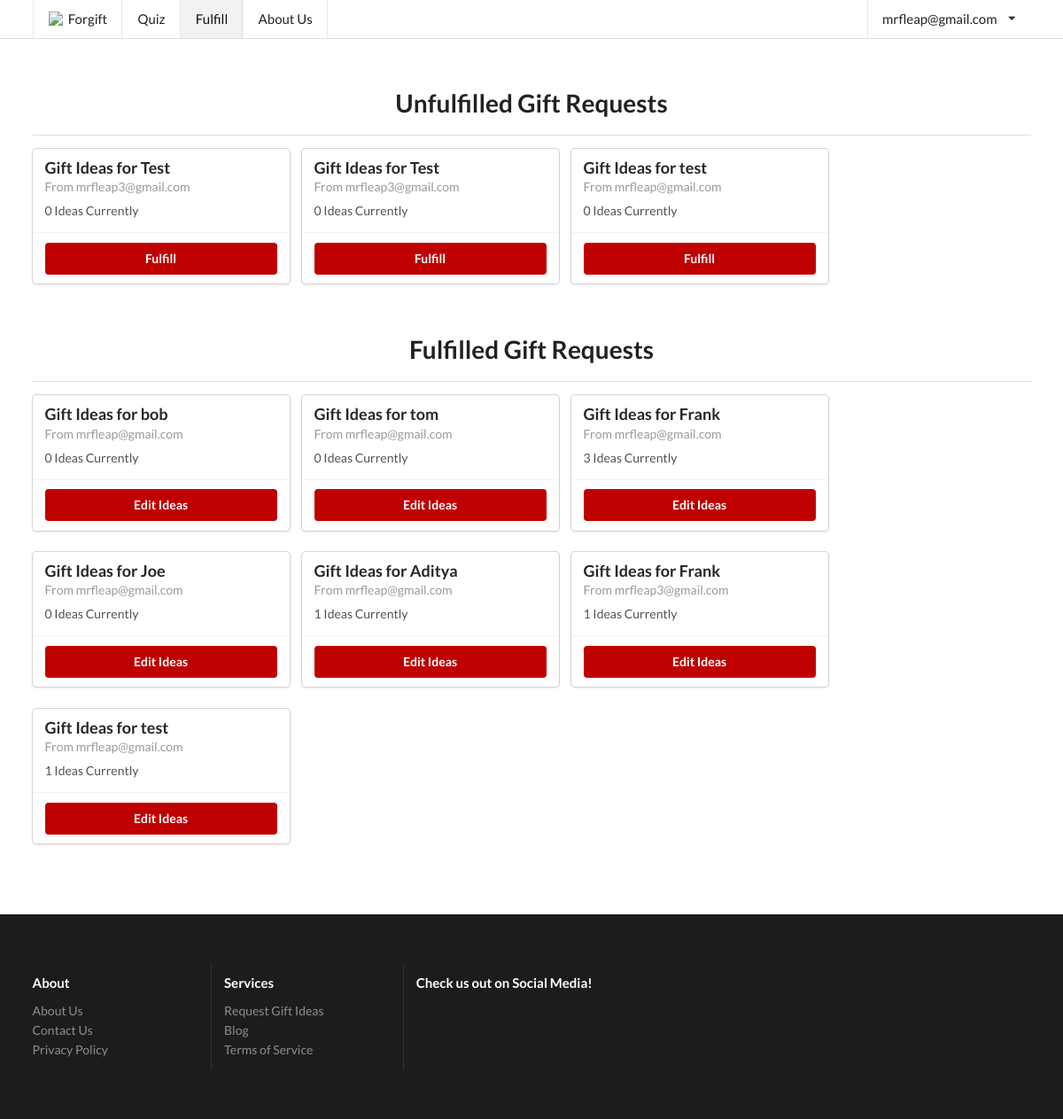
Before: /fulfill/ (signed in) with the older database file.
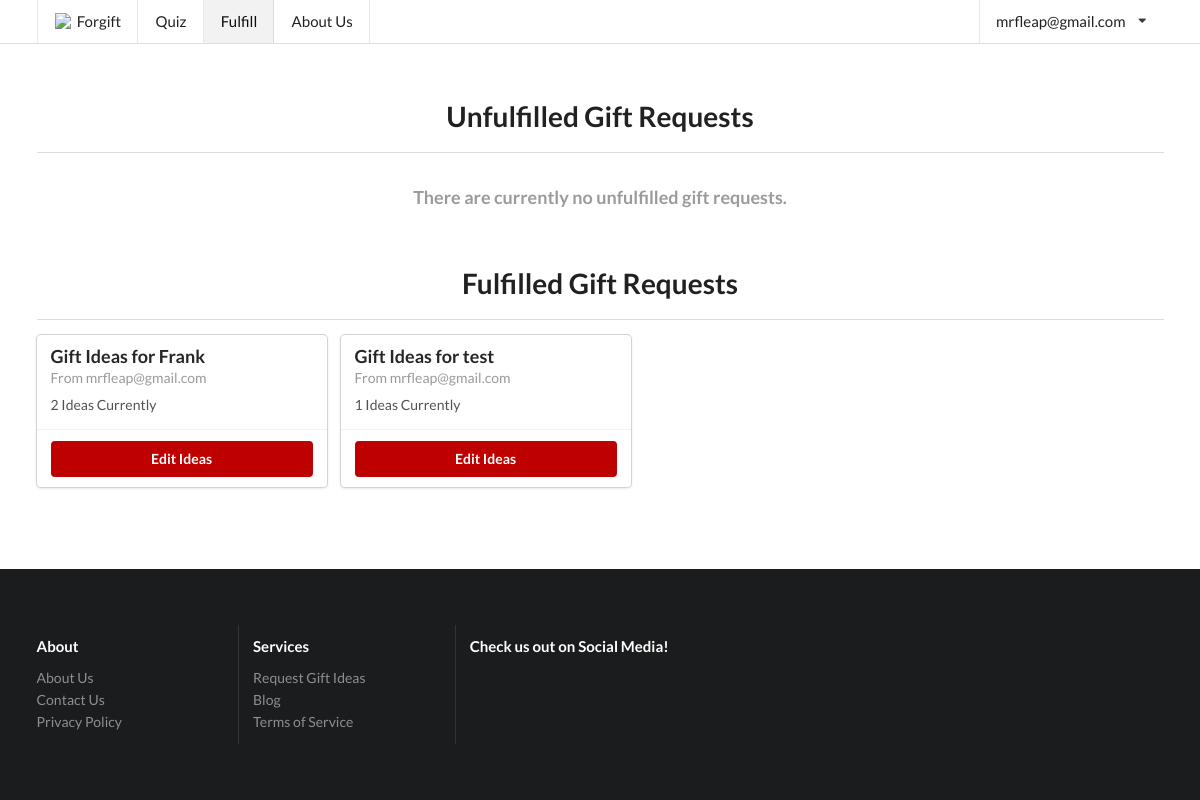
After: the same page with the newer database file.
### forgyftapp/models.py (models this page shows, shortened)
class Slug(OnCreate, models.Model):
	_slug = models.SlugField(max_length=7, blank=True)
	class Meta:
		abstract = True

class User(AbstractUser, Slug):
	email_confirmed = models.BooleanField(default=False)

class OnCreate:
	def onCreate(self):
		pass

class GifteeProfile(models.Model, OnCreate):
	name = models.TextField(max_length=150)
	gender = models.CharField(max_length=80, choices=gender.GENDER_CHOICES)
	age = models.IntegerField()
	relationship = models.TextField(max_length=6000)
	price_upper = models.IntegerField()
	interests = models.TextField(max_length=6000)
	existing_related_items = models.TextField(max_length=6000)
	extra_info = models.TextField(max_length=6000, blank=True, null=True)
	occasion = models.TextField(max_length=6000)
	published = models.BooleanField(default=False)
	emailed_about_publish = models.BooleanField(default=False)
	user = models.ForeignKey(User, on_delete=models.CASCADE)
	feedback = models.OneToOneField(GiftFeedback, on_delete=models.SET_NULL, null=True)

class GiftIdea(models.Model, OnCreate):
	idea = models.TextField()
	link = models.URLField(max_length=2400)
	image = models.URLField(max_length=2400, blank=True, null=True)
	explanation = models.TextField()
	published = models.BooleanField(default=False)
	giftee_profile = models.ForeignKey(GifteeProfile, related_name="ideas", on_delete=models.CASCADE)
	clicks = models.IntegerField(default=0)

### forgyftapp/views/basic_views.py (the view)
# urls.py: url(r'^fulfill/?$', basic_views.fulfill, name='fulfill'),
@staff_member_required
def fulfill(request, profile=None):
	if profile:
		giftee_profile = get_object_or_404(GifteeProfile, pk=profile)
		if request.method == "POST":
			gift_ideas = GiftIdeaFormSet(request.POST, instance=giftee_profile)
			i = 0
			for form in gift_ideas:
				if len(form.changed_data) == 1 and form.changed_data[0] == "published":
					form.changed_data = []
				i += 1
			if gift_ideas.is_valid():
				gift_ideas.save()
				published = False
				for form in gift_ideas:
					if len(gift_ideas.forms[0].cleaned_data) > 0 and gift_ideas.forms[0].cleaned_data["published"]:
						published = True
				if published:
					giftee_profile.submit(request)
				else:
					giftee_profile.unsubmit()
				return redirect("forgyftapp:fulfill", profile=profile)
		else:
			gift_ideas = GiftIdeaFormSet(instance=giftee_profile)
		published = giftee_profile.published or (hasattr(gift_ideas.forms[0], "cleaned_data") and gift_ideas.forms[0].cleaned_data["published"])
		return render(request, "fulfill.html", {"giftee_profile": giftee_profile, "gift_ideas": gift_ideas,
		                                        "page": "fulfill", "published": published})
	else:
		giftee_profiles_unpublished = GifteeProfile.objects.filter(published=False)
		giftee_profile_published = GifteeProfile.objects.filter(published=True)
		return render(request, "fulfill.html", {"giftee_profiles_unpublished": giftee_profiles_unpublished,
		                                        "page": "fulfill", "giftee_profile_published": giftee_profile_published})

### forgyftapp/templates/fulfill.html (shortened to what this page needs)
{% extends "base/base.html" %}
{% block content %}
	<div class="ui main container" style="padding-bottom: 48px">
		{% if gift_ideas %}
			<h1 style="text-align: center; padding-bottom: 4px">Enter Gift Ideas
				for {{ giftee_profile.name }} by {{ giftee_profile.user.first_name }}'s request</h1>
			<div>
				<form action="" method="post" id="ideaForm">{% csrf_token %}
					{{ form.as_p }}
					<table class="ui table" style="margin-top: 0">
						{{ gift_ideas.management_form }}
						{% for form in gift_ideas.forms %}
							{% if forloop.first %}
								<thead>
								<tr>
									{% for field in form.visible_fields %}
										<th>{{ field.label|capfirst }}</th>
									{% endfor %}
								</tr>
								</thead>
							{% endif %}
							<tbody>
							<tr class="{% cycle row1 row2 %} formset_row">
								{% for field in form.visible_fields %}
									<td>
										{% if forloop.first %}
											{% if form.instance.pk %}{{ form.DELETE }}{% endif %}
											{% for hidden in form.hidden_fields %}
												{{ hidden }}
											{% endfor %}
										{% endif %}
										{% if field.errors %}
											<div class="ui list">
												{% for error in field.errors %}
													<div class="item">
														<div class="ui negative message">
															<p>
																{{ error }}
															</p>
														</div>
													</div>
												{% endfor %}
											</div>
										{% endif %}
										{% if "textarea" in field.field.widget.template_name %}
											<div class="field">
												{% if field.help_text %}
													<label style="font-weight: 100; font-size: 13px; display: inline">
														-
														{% autoescape off %}
															{{ field.help_text }}
														{% endautoescape %}
													</label>
												{% endif %}
												<textarea rows="{{ field.field.widget.attrs.rows }}" name="{{ field.html_name }}"
												          id="{{ field.id_for_label }}"
												          style="width: 100%">{% if field.value %}{{ field.value }}{% endif %}</textarea>
											</div>
										{% elif field.field.widget.input_type == "checkbox" and field.label != "Delete" %}
											<div class="inline field">
												<div class="ui toggle checkbox">
													<input {% if field.value == True %}checked{% endif %}
													       type="checkbox" tabindex="0" class="hidden toggle"
													       style="display: inline"
													       name="{{ field.html_name }}"
													       id="{{ field.id_for_label }}">
													{% if field.help_text %}
														<p style="font-weight: 100; display: inline"> -
															{% autoescape off %}
																{{ field.help_text }}{% endautoescape %}</p>
													{% endif %}
												</div>
											</div>
										{% else %}
											{% if field.label != "Delete" %}
												<div class="field">
													{% if field.help_text %}
														<label style="font-weight: 100; font-size: 13px; display: inline">
															{% autoescape off %}
																- {{ field.help_text }}
															{% endautoescape %}
														</label>
													{% endif %}
													<div class="ui input" style="width: 100%">{{ field }}</div>
												</div>
											{% endif %}
										{% endif %}
									</td>
								{% endfor %}
							</tr>
							</tbody>
						{% endfor %}
					</table>
					<div class="ui one column stackable center aligned page grid">
						<div class="column sixteen wide">
							<div class="ui fluid buttons">
								<input class="ui positive button" type="submit" value="Save"/>
								<div class="or"></div>
								<a class="ui negative button" href="{% url 'forgyftapp:fulfill' %}">Back</a>
							</div>
							<a class="ui button" href="{{ giftee_profile.admin_url }}" style="margin-top: 8px">
								View on Admin Site
							</a>
						</div>
					</div>
				</form>
			</div>
			{% if giftee_profile.ideas and giftee_profile.emailed_about_publish %}
				<div style="padding-top: 16px">
					<div class="ui container segment" style="width: 100%">
						<h3 class="ui header">Link Click Analytics</h3>
						<table class="ui celled table">
							<thead>
							<tr>
								<th>Idea</th>
								<th>Idea Link</th>
								<th>Clicks</th>
							</tr>
							</thead>
							<tbody>
							{% for idea in giftee_profile.ideas.all %}
								<tr>
									<td><a href="{{ idea.link }}">{{ idea.idea }}</a></td>
									<td>{{ idea.explanation }}</td>
									<td>{{ idea.clicks }}</td>
								</tr>
							{% endfor %}
							</tbody>
						</table>
					</div>
				</div>
			{% endif %}
			{% if giftee_profile.feedback %}
				<div style="padding-top: 16px">
					<div class="ui container segment" style="width: 100%">
						<h3 class="ui header">Gift Ideas Feedback</h3>
						<div class="ui dividing sub header">Rating</div>
						<p>{{ giftee_profile.feedback.rating }}/5</p>
						<div class="ui dividing sub header">Feedback</div>
						<p>{{ giftee_profile.feedback.feedback }}</p>
						<div class="ui dividing sub header">Purchased</div>
						<p>{{ giftee_profile.feedback.bought|yesno:"Purchased,Not Purchased" }}</p>
					</div>
				</div>
			{% endif %}
			<div style="padding-top: 16px">
				<div class="ui container segment" style="width: 100%">
					{% include "base/giftee_profile.html" %}
				</div>
			</div>
		{% else %}
			<h1 style="text-align: center; padding-bottom: 4px">Unfulfilled Gift Requests</h1>
			<div class="ui divider"></div>
			<div style="margin-left:auto;margin-right:auto;">
				<div {% if giftee_profiles_unpublished %}class="ui cards"{% endif %}>
					{% for giftee_profile in giftee_profiles_unpublished %}
						<div class="u card">
							<div class="content">
								<div class="header">
									Gift Ideas for {{ giftee_profile.name }}
								</div>
								<div class="meta">
									From {{ giftee_profile.user.email }}
								</div>
								<div class="description">
									{{ giftee_profile.ideas.get_queryset|length }} Ideas Currently
								</div>
							</div>
							<div class="extra content">
								<div class="ui two buttons">
									<a class="ui primary button"
									   href="{% url "forgyftapp:fulfill" profile=giftee_profile.pk %}">Fulfill</a>
								</div>
							</div>
						</div>
					{% empty %}
						<div class="ui disabled header" style="text-align: center; width: 100%; margin-top: 32px;">There
							are currently no unfulfilled gift requests.
						</div>
					{% endfor %}
				</div>
			</div>
			<h1 style="text-align: center; padding-bottom: 4px; padding-top: 32px">Fulfilled Gift Requests</h1>
			<div class="ui divider"></div>
			<div style="margin-left:auto;margin-right:auto;">
				<div class="ui cards">
					{% for giftee_profile in giftee_profile_published %}
						<div class="ui card">
							<div class="content">
								<div class="header">
									Gift Ideas for {{ giftee_profile.name }}
								</div>
								<div class="meta">
									From {{ giftee_profile.user.email }}
								</div>
								<div class="description">
									{{ giftee_profile.ideas.get_queryset|length }} Ideas Currently
								</div>
							</div>
							<div class="extra content">
								<div class="ui two buttons">
									<a class="ui primary button"
									   href="{% url "forgyftapp:fulfill" profile=giftee_profile.pk %}">Edit Ideas</a>
								</div>
							</div>
						</div>
					{% empty %}
						<div class="ui disabled header" style="text-align: center; width: 100%; margin-top: 32px;">There
							are currently no fulfilled gift requests.
						</div>
					{% endfor %}
				</div>
			</div>
		{% endif %}
	</div>
	<script src="{% load static %}{% static "semantic/components/checkbox.min.js" %}"></script>
	<script src="{% load static %}{% static "jquery.formset.js" %}"></script>
{% endblock %}

### forgyftapp/templates/base/base.html (shortened to what this page needs)
<!DOCTYPE html>
<html lang="en">
<head>
	<link rel='shortcut icon' type='image/x-icon' href='{% load static %}{% static "favicon/favicon.ico" %}'/>
	<link rel="stylesheet" type="text/css" href="{% load static %}{% static "semantic/semantic.min.css" %}">
	<link rel="stylesheet" type="text/css" href="{% load static %}{% static "stylesheets/default.css" %}">
	<link rel="stylesheet" type="text/css" href="{% load static %}{% static "fontawesome/css/all.css" %}">
	<link rel="stylesheet" href="{% load static %}{% static "fontawesome/css/brands.css" %}">
	<link rel="stylesheet" href="{% load static %}{% static "fontawesome/css/fontawesome.css" %}">
	<script src="{% load static %}{% static "jquery-3.3.1.min.js" %}"></script>
</head>
<body>
<div class="pusher Site-ie-container">
	<div class="Site">
		<header>
			{% block navbar %}
				<div class="ui large top fixed menu">
					<div class="ui container">
						{% include "base/navbar.html" %}
					</div>
				</div>
			{% endblock %}
		</header>
		<main class="Site-content">
			{% block content %}
			{% endblock %}
		</main>
		{% block footer %}
			<footer style="padding-top: 32px">
				{% include "base/footer.html" %}
			</footer>
		{% endblock %}
	</div>
</div>
</body>
<script src="{% load static %}{% static "semantic/semantic.min.js" %}"></script>
<script src="{% load static %}{% static "semantic/components/site.min.js" %}"></script>
<script src="{% load static %}{% static "semantic/components/form.min.js" %}"></script>
</body>
</html>

### forgyftapp/templates/base/navbar.html (shortened to what this page needs)
<a class="{% if page == "home" %}active {% endif %}item" href="{% url "forgyftapp:index" %}">
{% if not pointing %}
	<img class="logo" src="{% load static %}{% static "favicon/favicon-32x32.png" %}"
	     style="width: 18px; margin-right: 4px"> Forgift </a>
{% else %}
	Home
{% endif %}
</a>
<a class="{% if page == "request" %}active {% endif %}item" href="{% url "forgyftapp:request" %}">Quiz</a>
{% if user.is_staff %}
	<a class="{% if page == "fulfill" %}active {% endif %}item" href="{% url "forgyftapp:fulfill" %}">Fulfill</a>
{% endif %}
<a class="{% if page == "about" %}active {% endif %}item" href="{% url "forgyftapp:about" %}">About Us</a>
<div class="right menu">
	{% if not request.user.is_authenticated %}
		<div class="item button">
			<a class="ui button" href="{% url "forgyftapp:login" %}">Login</a>
		</div>
		<div class="item button">
			<a class="ui primary button" href="{% url "forgyftapp:signup" %}">Sign up</a>
		</div>
	{% else %}
		<div class="ui simple dropdown item">
			{{ request.user.email }}
			<i class="dropdown icon"></i>
		</div>
	{% endif %}
</div>

### forgyftapp/templates/base/footer.html
<div class="ui inverted vertical footer segment">
	<div class="ui container">
		<div class="ui stackable inverted divided equal height stackable grid">
			<div class="three wide column">
				<h4 class="ui inverted header">
					About
				</h4>
				<div class="ui inverted link list">
					<a class="item" href="{% url "forgyftapp:about" %}"> About Us</a>
					<a class="item" href="{% url "forgyftapp:contact" %}">Contact Us</a>
					<a class="item" href="{% url "forgyftapp:privacy" %}">Privacy
						Policy</a>
				</div>
			</div>
			<div class="three wide column">
				<h4 class="ui inverted header">
					Services
				</h4>
				<div class="ui inverted link list">
					<a class="item" href="{% url "forgyftapp:request" %}">Request Gift Ideas</a>
					<a class="item" href="homepage.html#">Blog</a>
					<a class="item" href="{% url "forgyftapp:terms" %}">Terms of Service </a>
				</div>
			</div>
			<div class="seven wide column">
				<h4 class="ui inverted header">
					Check us out on Social Media!
				</h4>
				<h1 class="ui header">
					<a href="https://www.facebook.com/forgiftco" class="fa fab fa-facebook-f"></a>
					<a href="https://www.twitter.com/forgift7" class="fa fab fa-twitter"></a>
					<a href="https://www.instagram.com/forgift.co" class="fa fab fa-instagram"></a>
					<a href="https://www.pinterest.com/6b633e4d0bb864f5af7cb20d2f34a2/" class="fa fab fa-pinterest"></a>
				</h1>
			</div>
		</div>
	</div>
</div>

### forgyftapp/static/stylesheets/default.css (style rules this page uses)
a.fa.fab { color: #C0392B !important; padding: 0.5px; }
img { width: 100%; }
img.logo { width: 200px; margin: 3rem 0 1rem; }
div.pusher { background: #ffffff; }
.ui.menu { box-shadow: none; margin-bottom: 0; -moz-font-feature-settings: "smcp" 0, "onum" 0; -ms-font-feature-settings: "smcp" 0, "onum" 0; -o-font-feature-settings: "smcp" 0, "onum" 0; -webkit-font-feature-settings: "smcp" 0, "onum" 0; font-feature-settings: "smcp" 0, "onum" 0; }
.ui.main.container { background: #ffffff; }
.footer.segment { padding: 5em 0em; }
.fixed.top.menu .item:nth-child(2) { border-left: 1px solid rgba(34, 36, 38, .1); }

### forgyftapp/templates/base/base.html (style rules this page uses)
.ui.primary.button, .ui.submit.button { background-color: #BF0000; }
.Site { display: flex; min-height: 100vh; flex-direction: column; }
.Site-content { flex-grow: 1; }
div.ui.main.container { margin-top: 7em; }

Changed rows visible on the page:
removed GifteeProfile: name "Test", user.email "mrfleap3@gmail.com", ideas.get_queryset|length "0", shown under "Unfulfilled Gift Requests"
removed GifteeProfile: name "Test", user.email "mrfleap3@gmail.com", ideas.get_queryset|length "0", shown under "Unfulfilled Gift Requests"
removed GifteeProfile: name "test", user.email "mrfleap@gmail.com", ideas.get_queryset|length "0", shown under "Unfulfilled Gift Requests"
removed GifteeProfile: name "bob", user.email "mrfleap@gmail.com", ideas.get_queryset|length "0", shown under "Fulfilled Gift Requests"
removed GifteeProfile: name "tom", user.email "mrfleap@gmail.com", ideas.get_queryset|length "0", shown under "Fulfilled Gift Requests"
removed GifteeProfile: name "Frank", user.email "mrfleap@gmail.com", ideas.get_queryset|length "3", shown under "Fulfilled Gift Requests"
removed GifteeProfile: name "Joe", user.email "mrfleap@gmail.com", ideas.get_queryset|length "0", shown under "Fulfilled Gift Requests"
removed GifteeProfile: name "Aditya", user.email "mrfleap@gmail.com", ideas.get_queryset|length "1", shown under "Fulfilled Gift Requests"
removed GifteeProfile: name "Frank", user.email "mrfleap3@gmail.com", ideas.get_queryset|length "1", shown under "Fulfilled Gift Requests"
added GifteeProfile: name "Frank", user.email "mrfleap@gmail.com", ideas.get_queryset|length "2", shown under "Fulfilled Gift Requests"
Other visible differences:
text now shown: "There are currently no unfulfilled gift requests."
